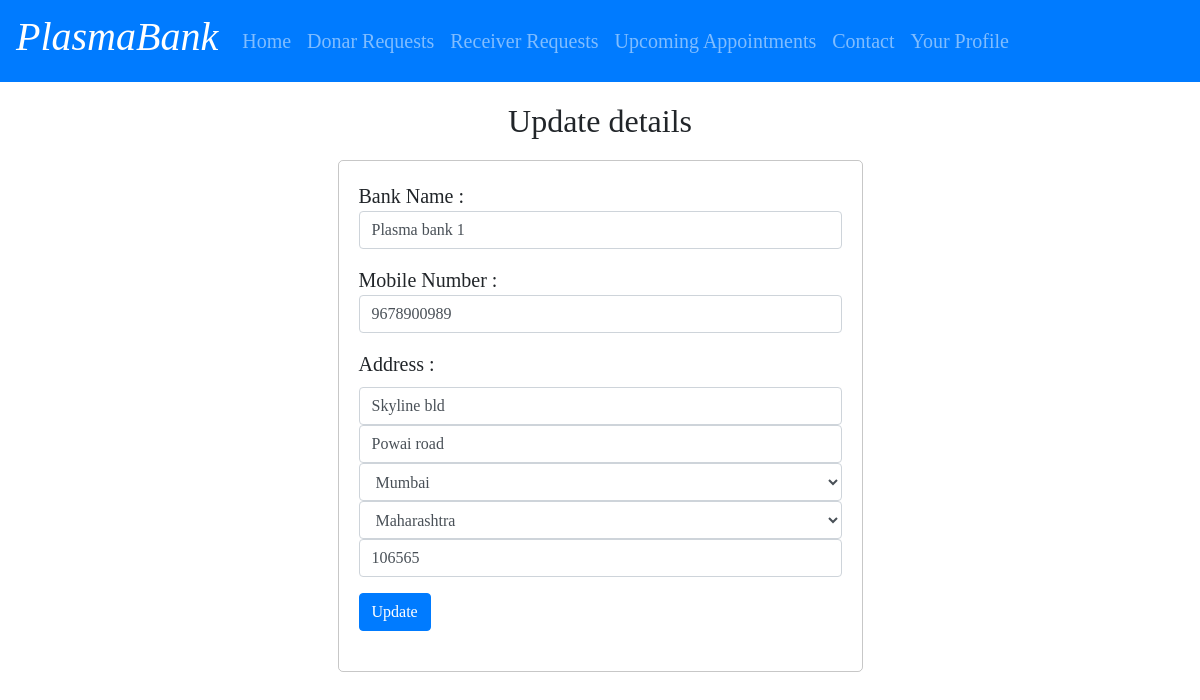
/organization/update_org.php (signed in), run on the app's committed database.
### tables this page shows
CREATE TABLE `organizational_user` (
  `org_id` int(50) NOT NULL,
  `pbname` varchar(50) NOT NULL,
  `email` varchar(50) NOT NULL,
  `phone` varchar(50) NOT NULL,
  `password` varchar(50) NOT NULL,
  `addressline1` varchar(255) NOT NULL,
  `addressline2` varchar(255) NOT NULL,
  `city` varchar(50) NOT NULL,
  `state` varchar(50) NOT NULL,
  `pincode` int(50) NOT NULL,
  `approvalfile` varchar(255) NOT NULL,
  `checkedtoken` varchar(255) NOT NULL,
  `initialtoken` varchar(255) NOT NULL,
  `approval_status` int(50) NOT NULL
);

### organization/update_org.php (the view, shortened to what this page needs)
<html>
    <head>
        <link rel="stylesheet" href="https://stackpath.bootstrapcdn.com/bootstrap/4.5.0/css/bootstrap.min.css">
    </head>
    <body>
        <?php
        $email=$_SESSION['email'];
        $db=new database();
        $conn=$db->connect();
        ?>
        <nav class="navbar navbar-expand-lg navbar-dark bg-primary">
            <div class="navbar-brand"><h1><I>PlasmaBank</I></h1></div>
            <div class="collapse navbar-collapse" id="navbarColor01">
              <ul class="navbar-nav mr-auto">
              <li class="nav-item">
                  <a class="nav-link"  href="home.php">Home</a>
                </li>
                <li class="nav-item">
                  <a class="nav-link"  href="donar_appointment.php">Donar Requests</a>
                </li>
                <li class="nav-item">
                  <a class="nav-link"  href="receiver_appointment.php">Receiver Requests</a>
                </li>
                <li class="nav-item">
                  <a class="nav-link"  href="upcoming_appointments.php">Upcoming Appointments</a>
                </li>
                <li class="nav-item">
                  <a class="nav-link" href="contact.php">Contact</a>
                </li>
                <li class="nav-item">
                  <a class="nav-link" href="profile_org.php">Your Profile</a>
                </li>
              </ul>
            </div>
          </nav>
            <?php
                $sql="SELECT * FROM organizational_user WHERE email='$email';";
                $result=mysqli_query($conn,$sql);
                if($result==true)
                {
                    if(mysqli_num_rows($result)>0)
                    {
                        $row=mysqli_fetch_assoc($result);
                    }
                    else
                    {
                        echo'<script>alert("Error occured. Please try again later.")</script>';
                        echo "<script>location.href='home.php'</script>";
                    }
                }
                else{
                    echo'<script>alert("Error occured. Please try again later.")</script>';
                    echo "<script>location.href='home.php'</script>";
                }
            ?>
        <div class="container">
            <h2 class="text-center" style="margin-bottom:-30px;margin-top: 20px;">Update details</h2>
            <div class="col-lg-6 m-auto d-block">
                <div class="c1">
        <form id="form_register" method="POST" action="update_org.php">
            <div class="form-group">
                <lable for="pbname">Bank Name : </lable> <br>
                <input type="text" class="form-control" id="pbname" name="pbname" placeholder="Bank Name" value="<?php if(isset($_POST['pbname'])){echo $_POST['pbname'];}else{echo $row['pbname'];} ?>" required>
            </div>
            <div class="form-group">
                <lable for="phone">Mobile Number : </lable> <br>
                <input type="tel" class="form-control" id="phone" name="phone" placeholder="Mobile Number" value="<?php if(isset($_POST['phone'])){echo $_POST['phone'];}else{echo $row['phone'];} ?>" required>
            </div>
            <div class="form-group">
                <label>Address : </label> <br>
                <input type="text" class="form-control" id="address1" name="address1" placeholder="Address Line 1" value="<?php if(isset($_POST['address1'])){echo $_POST['address1'];}else{echo $row['addressline1'];} ?>" required>
                <input type="text" class="form-control" id="address2" name="address2" placeholder="Address Line 2" value="<?php if(isset($_POST['address2'])){echo $_POST['address2'];}else{echo $row['addressline2'];} ?>" required>
                <select class="form-control"id="addressCity" name="addressCity" required>
                    <option value="<?php if(isset($_POST['addressCity'])){echo $_POST['addressCity'];}else{echo $row['city'];} ?>"><?php if(isset($_POST['addressCity'])){echo $_POST['addressCity'];}else{echo $row['city'];} ?></option>
                </select>
                <select class="form-control"id="addressState" name="addressState" required>
                    <option value="<?php if(isset($_POST['addressState'])){echo $_POST['addressState'];}else{echo $row['state'];} ?>"><?php if(isset($_POST['addressState'])){echo $_POST['addressState'];}else{echo $row['state'];} ?></option>
                </select>
                <input type="text" class="form-control" id="addressPIN" name="addressPIN" placeholder="PIN CODE" value="<?php if(isset($_POST['addressPIN'])){echo $_POST['addressPIN'];}else{echo $row['pincode'];} ?>"  required>
            </div>
            <input type="submit" class="btn btn-primary" value="Update">
        </form>
</div>
</div>
</div>
    </body>
</html>

### organization/update_org.php (style rules this page uses)
body { font-family: 'Times New Roman', Times, serif; font-size: 20px; }
.c1 { border: 1px solid rgba(0, 0, 0, 0.219); padding: 20px; margin-bottom:50px; margin-top: 50px; border-radius: 5px; }

### data on the page
organizational_user: pbname "Plasma bank 1", phone "9678900989", address1 "Skyline bld", address2 "Powai road", addressCity "Mumbai", addressState "Maharashtra", addressPIN "106565"
